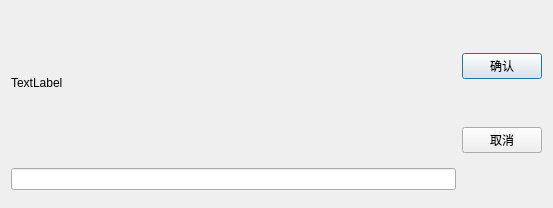
<?xml version="1.0" encoding="UTF-8"?>
<ui version="4.0">
 <class>buttonRename</class>
 <widget class="QDialog" name="buttonRename">
  <property name="geometry">
   <rect>
    <x>0</x>
    <y>0</y>
    <width>553</width>
    <height>208</height>
   </rect>
  </property>
  <property name="windowTitle">
   <string>Dialog</string>
  </property>
  <layout class="QHBoxLayout" name="horizontalLayout_2">
   <item>
    <layout class="QHBoxLayout" name="horizontalLayout">
     <item>
      <layout class="QVBoxLayout" name="verticalLayout_2">
       <item>
        <widget class="QLabel" name="label">
         <property name="text">
          <string>TextLabel</string>
         </property>
        </widget>
       </item>
       <item>
        <spacer name="verticalSpacer_2">
         <property name="orientation">
          <enum>Qt::Vertical</enum>
         </property>
         <property name="sizeType">
          <enum>QSizePolicy::Maximum</enum>
         </property>
         <property name="sizeHint" stdset="0">
          <size>
           <width>20</width>
           <height>7</height>
          </size>
         </property>
        </spacer>
       </item>
       <item>
        <widget class="QLineEdit" name="lineEdit"/>
       </item>
       <item>
        <spacer name="verticalSpacer">
         <property name="orientation">
          <enum>Qt::Vertical</enum>
         </property>
         <property name="sizeType">
          <enum>QSizePolicy::Maximum</enum>
         </property>
         <property name="sizeHint" stdset="0">
          <size>
           <width>20</width>
           <height>7</height>
          </size>
         </property>
        </spacer>
       </item>
      </layout>
     </item>
     <item>
      <layout class="QVBoxLayout" name="verticalLayout">
       <item>
        <widget class="QPushButton" name="pushButton">
         <property name="text">
          <string>确认</string>
         </property>
        </widget>
       </item>
       <item>
        <widget class="QPushButton" name="pushButton_2">
         <property name="text">
          <string>取消</string>
         </property>
        </widget>
       </item>
      </layout>
     </item>
    </layout>
   </item>
  </layout>
 </widget>
 <resources/>
 <connections/>
</ui>
